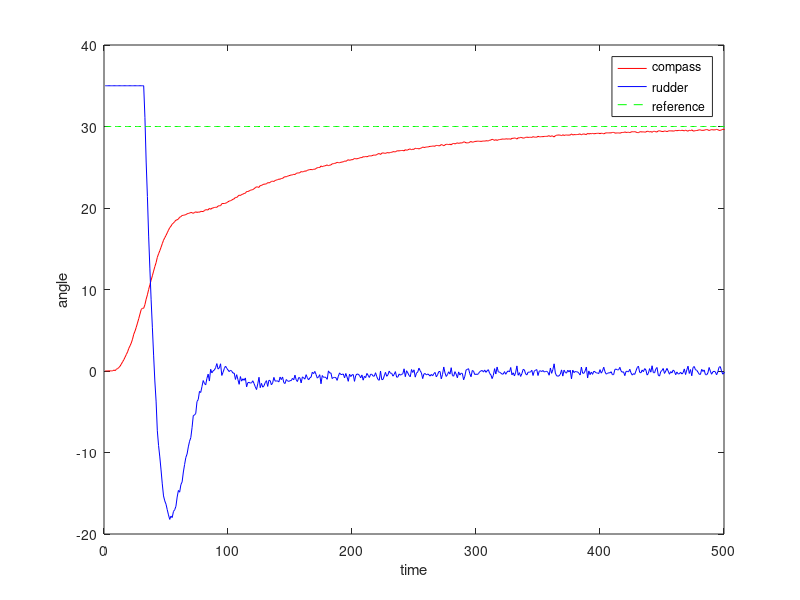

This chart was generated by the following MATLAB code:


%Constants

K_pd = 0.8362;
T_d = 72.5216;
T_f = 8.39;
psi_r = 30;

%Plotting
compass = importdata('53b_compass.mat'); %Import data from simulink
rudder = importdata('53b_rudder.mat'); %Import data from simulink
reference = importdata('53b_ref.mat'); %Import data from simulink

n=1:length(compass(2,:));

plot(n,compass(2,n), 'color', 'r'); %Plot compass
hold on;
plot(n,rudder(2,n), 'color', 'b'); %Plot rudder
hold on;
plot(n,reference(2,n), 'green--'); %Plot reference

xlabel('time'); ylabel('angle');
legend('compass', 'rudder', 'reference');
axis([0 500 -20 40]);

